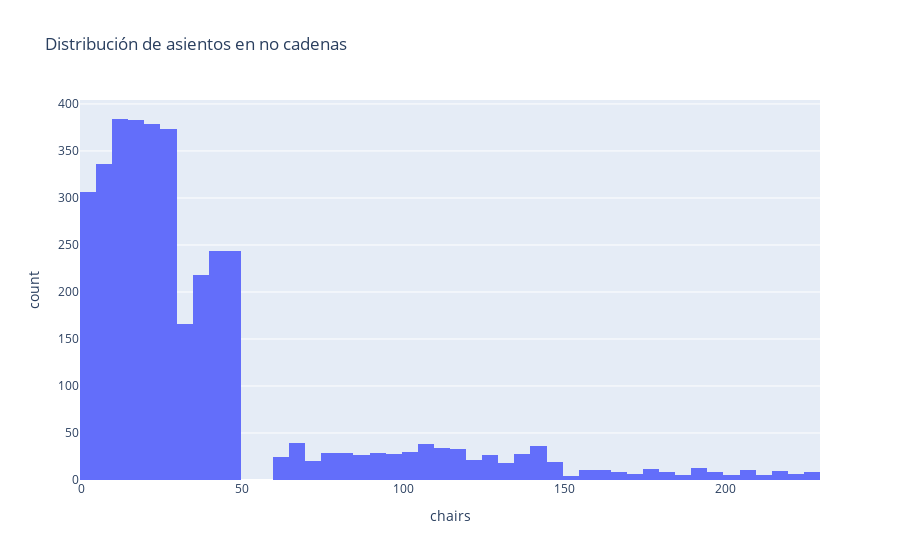

Write notebook code for a chart like this one.
### Code cell
fig = px.histogram(chain, x="chairs", title='Distribución de asientos en no cadenas')
fig.show()

### Figure 1 — Plotly figure (JSON) as saved in the notebook; plotly's stock layout.template omitted (floating-point values rounded to 4 significant figures; data arrays with more than 128 entries replaced by an {"elided": "..."} marker saying what was removed)
{"data": [{"alignmentgroup": "True", "bingroup": "x", "hovertemplate": "chairs=%{x}<br>count=%{y}<extra></extra>", "legendgroup": "", "marker": {"color": "#636efa", "pattern": {"shape": ""}}, "name": "", "offsetgroup": "", "orientation": "v", "showlegend": false, "type": "histogram", "x": {"elided": "3676 int values"}, "xaxis": "x", "yaxis": "y"}], "layout": {"barmode": "relative", "legend": {"tracegroupgap": 0}, "title": {"text": "Distribución de asientos en no cadenas"}, "xaxis": {"anchor": "y", "domain": [0, 1], "title": {"text": "chairs"}}, "yaxis": {"anchor": "x", "domain": [0, 1], "title": {"text": "count"}}}}
